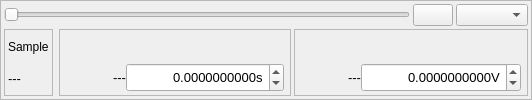
             <widget class="QFrame" name="frameCur2">
              <property name="frameShape">
               <enum>QFrame::StyledPanel</enum>
              </property>
              <property name="frameShadow">
               <enum>QFrame::Plain</enum>
              </property>
              <layout class="QGridLayout" name="gridLayout_5">
               <property name="leftMargin">
                <number>3</number>
               </property>
               <property name="topMargin">
                <number>3</number>
               </property>
               <property name="rightMargin">
                <number>3</number>
               </property>
               <property name="bottomMargin">
                <number>3</number>
               </property>
               <property name="spacing">
                <number>3</number>
               </property>
               <item row="1" column="3">
                <widget class="QFrame" name="frame_20">
                 <property name="sizePolicy">
                  <sizepolicy hsizetype="Preferred" vsizetype="Preferred">
                   <horstretch>0</horstretch>
                   <verstretch>0</verstretch>
                  </sizepolicy>
                 </property>
                 <property name="minimumSize">
                  <size>
                   <width>100</width>
                   <height>0</height>
                  </size>
                 </property>
                 <property name="maximumSize">
                  <size>
                   <width>16777215</width>
                   <height>16777215</height>
                  </size>
                 </property>
                 <property name="frameShape">
                  <enum>QFrame::StyledPanel</enum>
                 </property>
                 <property name="frameShadow">
                  <enum>QFrame::Plain</enum>
                 </property>
                 <layout class="QVBoxLayout" name="verticalLayout_24">
                  <property name="spacing">
                   <number>0</number>
                  </property>
                  <property name="leftMargin">
                   <number>6</number>
                  </property>
                  <property name="topMargin">
                   <number>3</number>
                  </property>
                  <property name="rightMargin">
                   <number>6</number>
                  </property>
                  <property name="bottomMargin">
                   <number>3</number>
                  </property>
                  <item>
                   <widget class="CheckButtons" name="checkBoxCur2YMode" native="true"/>
                  </item>
                  <item>
                   <layout class="QHBoxLayout" name="horizontalLayout_14">
                    <item>
                     <widget class="QLabel" name="label_25">
                      <property name="pixmap">
                       <pixmap resource="../../resources.qrc">:/images/icons/valcur.png</pixmap>
                      </property>
                      <property name="alignment">
                       <set>Qt::AlignRight|Qt::AlignTrailing|Qt::AlignVCenter</set>
                      </property>
                     </widget>
                    </item>
                    <item>
                     <spacer name="horizontalSpacer_8">
                      <property name="orientation">
                       <enum>Qt::Horizontal</enum>
                      </property>
                      <property name="sizeHint" stdset="0">
                       <size>
                        <width>40</width>
                        <height>20</height>
                       </size>
                      </property>
                     </spacer>
                    </item>
                    <item>
                     <widget class="QLabel" name="labelCur2Val">
                      <property name="sizePolicy">
                       <sizepolicy hsizetype="Preferred" vsizetype="Preferred">
                        <horstretch>0</horstretch>
                        <verstretch>0</verstretch>
                       </sizepolicy>
                      </property>
                      <property name="minimumSize">
                       <size>
                        <width>0</width>
                        <height>25</height>
                       </size>
                      </property>
                      <property name="maximumSize">
                       <size>
                        <width>16777215</width>
                        <height>16777215</height>
                       </size>
                      </property>
                      <property name="font">
                       <font>
                        <pointsize>10</pointsize>
                        <bold>false</bold>
                       </font>
                      </property>
                      <property name="text">
                       <string>---</string>
                      </property>
                      <property name="alignment">
                       <set>Qt::AlignLeading|Qt::AlignLeft|Qt::AlignVCenter</set>
                      </property>
                     </widget>
                    </item>
                    <item>
                     <widget class="MyDoubleSpinBoxWithUnits" name="doubleSpinBoxYCur2">
                      <property name="sizePolicy">
                       <sizepolicy hsizetype="Preferred" vsizetype="Preferred">
                        <horstretch>0</horstretch>
                        <verstretch>0</verstretch>
                       </sizepolicy>
                      </property>
                      <property name="minimumSize">
                       <size>
                        <width>0</width>
                        <height>0</height>
                       </size>
                      </property>
                      <property name="maximumSize">
                       <size>
                        <width>16777215</width>
                        <height>16777215</height>
                       </size>
                      </property>
                      <property name="font">
                       <font>
                        <pointsize>10</pointsize>
                       </font>
                      </property>
                      <property name="toolTip">
                       <string>&lt;html&gt;&lt;head/&gt;&lt;body&gt;&lt;p&gt;&lt;span style=&quot; font-size:8pt;&quot;&gt;Position of vertical cursor, relative to zero value of selected channel&lt;/span&gt;&lt;/p&gt;&lt;/body&gt;&lt;/html&gt;</string>
                      </property>
                      <property name="frame">
                       <bool>true</bool>
                      </property>
                      <property name="alignment">
                       <set>Qt::AlignRight|Qt::AlignTrailing|Qt::AlignVCenter</set>
                      </property>
                      <property name="showGroupSeparator" stdset="0">
                       <bool>false</bool>
                      </property>
                      <property name="suffix">
                       <string notr="true">V</string>
                      </property>
                      <property name="decimals">
                       <number>10</number>
                      </property>
                      <property name="minimum">
                       <double>-1000000.000000000000000</double>
                      </property>
                      <property name="maximum">
                       <double>1000000.000000000000000</double>
                      </property>
                     </widget>
                    </item>
                   </layout>
                  </item>
                 </layout>
                </widget>
               </item>
               <item row="1" column="0">
                <widget class="QFrame" name="frame_21">
                 <property name="frameShape">
                  <enum>QFrame::StyledPanel</enum>
                 </property>
                 <property name="frameShadow">
                  <enum>QFrame::Plain</enum>
                 </property>
                 <layout class="QVBoxLayout" name="verticalLayout_27">
                  <property name="spacing">
                   <number>3</number>
                  </property>
                  <property name="leftMargin">
                   <number>3</number>
                  </property>
                  <property name="topMargin">
                   <number>3</number>
                  </property>
                  <property name="rightMargin">
                   <number>3</number>
                  </property>
                  <property name="bottomMargin">
                   <number>3</number>
                  </property>
                  <item>
                   <widget class="QLabel" name="label_22">
                    <property name="text">
                     <string>Sample</string>
                    </property>
                    <property name="alignment">
                     <set>Qt::AlignLeading|Qt::AlignLeft|Qt::AlignVCenter</set>
                    </property>
                   </widget>
                  </item>
                  <item>
                   <widget class="QLabel" name="labelCur2Sample">
                    <property name="sizePolicy">
                     <sizepolicy hsizetype="Preferred" vsizetype="Preferred">
                      <horstretch>0</horstretch>
                      <verstretch>0</verstretch>
                     </sizepolicy>
                    </property>
                    <property name="maximumSize">
                     <size>
                      <width>70</width>
                      <height>16777215</height>
                     </size>
                    </property>
                    <property name="font">
                     <font>
                      <pointsize>10</pointsize>
                      <bold>false</bold>
                     </font>
                    </property>
                    <property name="text">
                     <string>---</string>
                    </property>
                    <property name="alignment">
                     <set>Qt::AlignLeading|Qt::AlignLeft|Qt::AlignVCenter</set>
                    </property>
                   </widget>
                  </item>
                 </layout>
                </widget>
               </item>
               <item row="1" column="1">
                <spacer name="horizontalSpacer_11">
                 <property name="orientation">
                  <enum>Qt::Horizontal</enum>
                 </property>
                 <property name="sizeHint" stdset="0">
                  <size>
                   <width>0</width>
                   <height>17</height>
                  </size>
                 </property>
                </spacer>
               </item>
               <item row="1" column="2">
                <widget class="QFrame" name="frame_19">
                 <property name="sizePolicy">
                  <sizepolicy hsizetype="Preferred" vsizetype="Preferred">
                   <horstretch>0</horstretch>
                   <verstretch>0</verstretch>
                  </sizepolicy>
                 </property>
                 <property name="minimumSize">
                  <size>
                   <width>100</width>
                   <height>0</height>
                  </size>
                 </property>
                 <property name="maximumSize">
                  <size>
                   <width>16777215</width>
                   <height>16777215</height>
                  </size>
                 </property>
                 <property name="frameShape">
                  <enum>QFrame::StyledPanel</enum>
                 </property>
                 <property name="frameShadow">
                  <enum>QFrame::Plain</enum>
                 </property>
                 <layout class="QVBoxLayout" name="verticalLayout_23">
                  <property name="spacing">
                   <number>0</number>
                  </property>
                  <property name="leftMargin">
                   <number>6</number>
                  </property>
                  <property name="topMargin">
                   <number>3</number>
                  </property>
                  <property name="rightMargin">
                   <number>6</number>
                  </property>
                  <property name="bottomMargin">
                   <number>3</number>
                  </property>
                  <item>
                   <widget class="CheckButtons" name="checkBoxCur2XMode" native="true"/>
                  </item>
                  <item>
                   <layout class="QHBoxLayout" name="horizontalLayout_11">
                    <item>
                     <widget class="QLabel" name="label_16">
                      <property name="pixmap">
                       <pixmap resource="../../resources.qrc">:/images/icons/timecur.png</pixmap>
                      </property>
                      <property name="alignment">
                       <set>Qt::AlignRight|Qt::AlignTrailing|Qt::AlignVCenter</set>
                      </property>
                     </widget>
                    </item>
                    <item>
                     <spacer name="horizontalSpacer_12">
                      <property name="orientation">
                       <enum>Qt::Horizontal</enum>
                      </property>
                      <property name="sizeHint" stdset="0">
                       <size>
                        <width>40</width>
                        <height>20</height>
                       </size>
                      </property>
                     </spacer>
                    </item>
                    <item>
                     <widget class="QLabel" name="labelCur2Time">
                      <property name="sizePolicy">
                       <sizepolicy hsizetype="Preferred" vsizetype="Preferred">
                        <horstretch>0</horstretch>
                        <verstretch>0</verstretch>
                       </sizepolicy>
                      </property>
                      <property name="minimumSize">
                       <size>
                        <width>0</width>
                        <height>25</height>
                       </size>
                      </property>
                      <property name="maximumSize">
                       <size>
                        <width>10000000</width>
                        <height>16777215</height>
                       </size>
                      </property>
                      <property name="font">
                       <font>
                        <pointsize>10</pointsize>
                        <bold>false</bold>
                       </font>
                      </property>
                      <property name="text">
                       <string>---</string>
                      </property>
                      <property name="alignment">
                       <set>Qt::AlignLeading|Qt::AlignLeft|Qt::AlignVCenter</set>
                      </property>
                     </widget>
                    </item>
                    <item>
                     <widget class="MyDoubleSpinBoxWithUnits" name="doubleSpinBoxXCur2">
                      <property name="sizePolicy">
                       <sizepolicy hsizetype="Preferred" vsizetype="Preferred">
                        <horstretch>0</horstretch>
                        <verstretch>0</verstretch>
                       </sizepolicy>
                      </property>
                      <property name="minimumSize">
                       <size>
                        <width>0</width>
                        <height>0</height>
                       </size>
                      </property>
                      <property name="maximumSize">
                       <size>
                        <width>16777215</width>
                        <height>16777215</height>
                       </size>
                      </property>
                      <property name="font">
                       <font>
                        <pointsize>10</pointsize>
                       </font>
                      </property>
                      <property name="frame">
                       <bool>true</bool>
                      </property>
                      <property name="alignment">
                       <set>Qt::AlignRight|Qt::AlignTrailing|Qt::AlignVCenter</set>
                      </property>
                      <property name="showGroupSeparator" stdset="0">
                       <bool>false</bool>
                      </property>
                      <property name="suffix">
                       <string notr="true">s</string>
                      </property>
                      <property name="decimals">
                       <number>10</number>
                      </property>
                      <property name="minimum">
                       <double>-1000000.000000000000000</double>
                      </property>
                      <property name="maximum">
                       <double>1000000.000000000000000</double>
                      </property>
                     </widget>
                    </item>
                   </layout>
                  </item>
                 </layout>
                </widget>
               </item>
               <item row="0" column="0" colspan="4">
                <layout class="QHBoxLayout" name="horizontalLayout_9">
                 <item>
                  <widget class="myCursorSlider" name="horizontalSliderTimeCur2">
                   <property name="enabled">
                    <bool>false</bool>
                   </property>
                   <property name="maximum">
                    <number>0</number>
                   </property>
                   <property name="pageStep">
                    <number>1</number>
                   </property>
                   <property name="orientation">
                    <enum>Qt::Horizontal</enum>
                   </property>
                   <property name="tickPosition">
                    <enum>QSlider::NoTicks</enum>
                   </property>
                   <property name="tickInterval">
                    <number>1</number>
                   </property>
                  </widget>
                 </item>
                 <item>
                  <widget class="QFrame" name="frame_23">
                   <property name="sizePolicy">
                    <sizepolicy hsizetype="Preferred" vsizetype="Fixed">
                     <horstretch>0</horstretch>
                     <verstretch>0</verstretch>
                    </sizepolicy>
                   </property>
                   <property name="frameShape">
                    <enum>QFrame::NoFrame</enum>
                   </property>
                   <property name="frameShadow">
                    <enum>QFrame::Raised</enum>
                   </property>
                   <layout class="QHBoxLayout" name="horizontalLayout_19">
                    <property name="spacing">
                     <number>3</number>
                    </property>
                    <property name="leftMargin">
                     <number>0</number>
                    </property>
                    <property name="topMargin">
                     <number>0</number>
                    </property>
                    <property name="rightMargin">
                     <number>0</number>
                    </property>
                    <property name="bottomMargin">
                     <number>0</number>
                    </property>
                    <item>
                     <widget class="QPushButton" name="pushButtonHideCur2">
                      <property name="sizePolicy">
                       <sizepolicy hsizetype="Preferred" vsizetype="Preferred">
                        <horstretch>0</horstretch>
                        <verstretch>0</verstretch>
                       </sizepolicy>
                      </property>
                      <property name="toolTip">
                       <string>&lt;html&gt;&lt;head/&gt;&lt;body&gt;&lt;p&gt;Hide cursor&lt;/p&gt;&lt;/body&gt;&lt;/html&gt;</string>
                      </property>
                      <property name="text">
                       <string/>
                      </property>
                      <property name="icon">
                       <iconset resource="../../resources.qrc">
                        <normaloff>:/images/icons/multiply.png</normaloff>:/images/icons/multiply.png</iconset>
                      </property>
                      <property name="iconSize">
                       <size>
                        <width>16</width>
                        <height>16</height>
                       </size>
                      </property>
                     </widget>
                    </item>
                    <item>
                     <widget class="QComboBox" name="comboBoxCursor2Channel">
                      <property name="sizePolicy">
                       <sizepolicy hsizetype="Preferred" vsizetype="Preferred">
                        <horstretch>0</horstretch>
                        <verstretch>0</verstretch>
                       </sizepolicy>
                      </property>
                      <property name="minimumSize">
                       <size>
                        <width>0</width>
                        <height>0</height>
                       </size>
                      </property>
                      <property name="maxVisibleItems">
                       <number>1000</number>
                      </property>
                      <property name="sizeAdjustPolicy">
                       <enum>QComboBox::AdjustToContents</enum>
                      </property>
                     </widget>
                    </item>
                   </layout>
                  </widget>
                 </item>
                </layout>
               </item>
              </layout>
             </widget>
